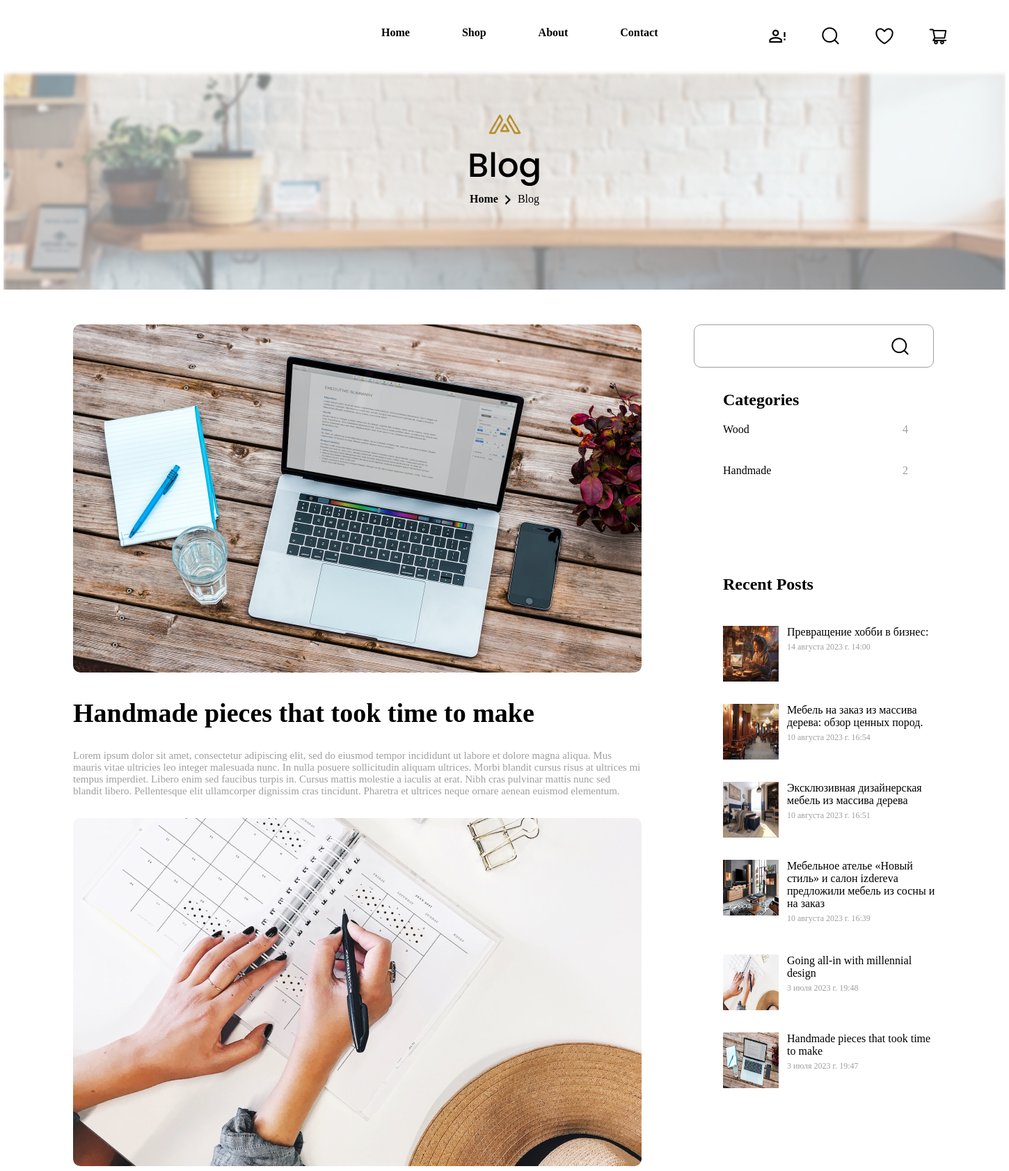
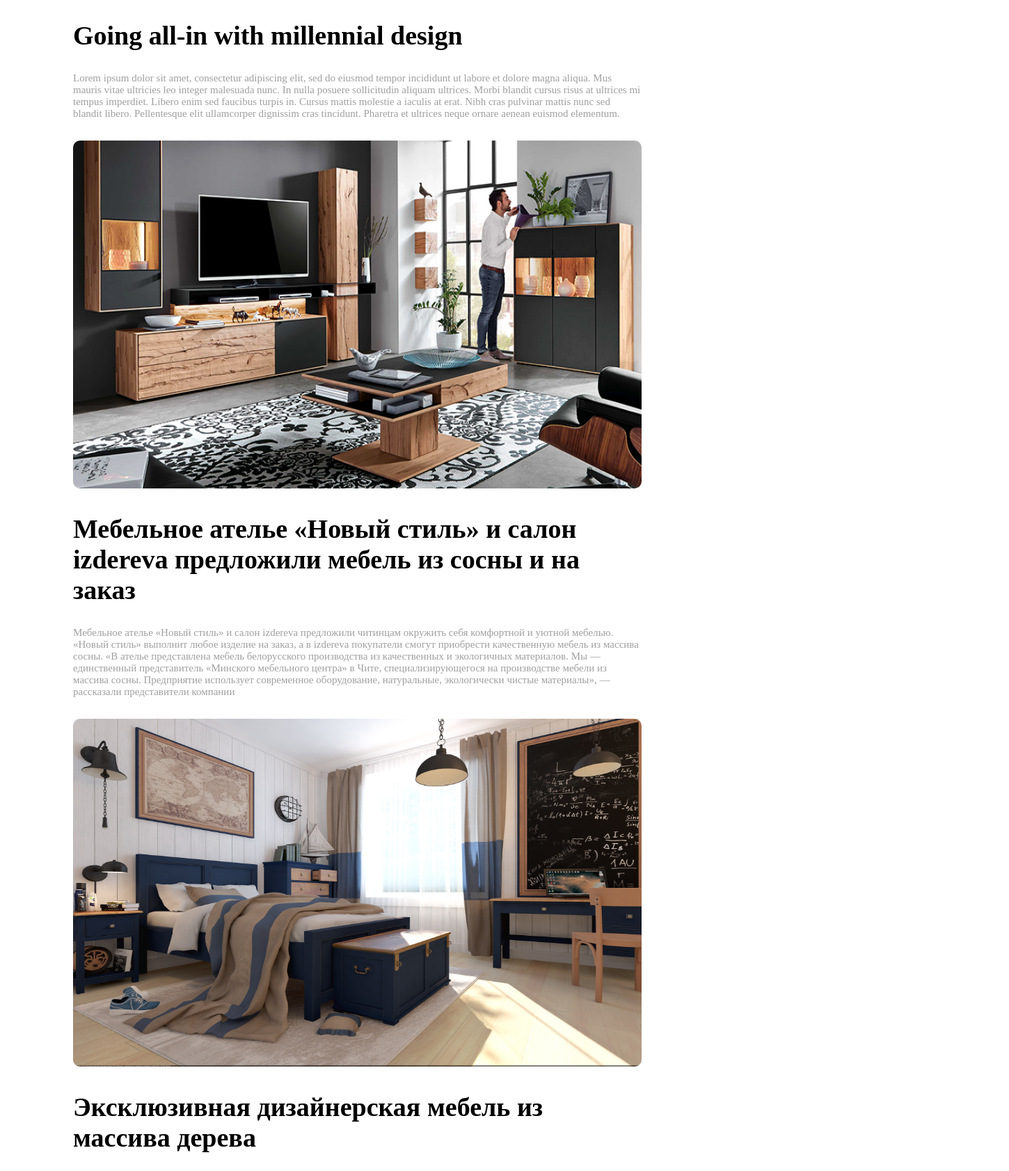
Screenshot of /blog/ (upper part) with the database file from the repository (2 pictures, top to bottom).
### blog/models.py (models this page shows, shortened)
class BlogArticles(models.Model):
    articles_name = models.CharField(max_length=100)
    articles_text = models.TextField()
    articles_author = models.CharField(max_length=100)
    pub_date = models.DateTimeField('date published')
    product_category = models.ForeignKey(CategoryArticles, on_delete=models.SET_NULL, null=True, blank=True)
    upload = models.ImageField(upload_to='uploads/', null=True, blank=True)
    class Meta:
        verbose_name = 'Статья'
        verbose_name_plural = 'Статьи'

class CategoryArticles(models.Model):
    category_name = models.CharField(max_length=255)
    def __str__(self):
        return self.category_name
    class Meta:
        verbose_name = 'Категория'
        verbose_name_plural = 'Категории'

### blog/views.py (the view)
# urls.py: path('', views.index, name='index'),
def index(request, key_id=None):
    dict_cat = {}
    categories = CategoryArticles.objects.all()
    articles = BlogArticles.objects.all()
    recents_post = BlogArticles.objects.order_by('pub_date')[::-1]
    for item in categories:
        dict_cat[item] = BlogArticles.objects.filter(product_category=item).count()
    if key_id:
        categories = CategoryArticles.objects.get(pk=key_id)
        articles = BlogArticles.objects.filter(product_category=categories)
    else:
        print('No articles are available.')
    context = {'articles': articles, 'categories': categories,
               'recents_post': recents_post, 'dict_cat': dict_cat}
    return render(request, 'index.html', context)

### blog/templates/index.html (shortened to what this page needs)
<!DOCTYPE html>
<html lang="en">
<head>
    {% load static %}
    <link rel="stylesheet" href="{% static 'blog/css/shop.css' %}">
</head>
<body>
        <header>
            <div class="first_line">
                <div class="menu">
                    <b class="home">Home</b>
                    <b>Shop</b>
                    <b>About</b>
                    <b>Contact</b>
                </div>
                <div class="sections">
                    <img src="{% static 'blog/img/account.png' %}" class="account">
                    <img src="{% static 'blog/img/search.png' %}">
                    <img src="{% static 'blog/img/heart.png' %}">
                    <img src="{% static 'blog/img/shopping.png' %}">
                </div>
            </div>
            <div class="imgline">
                <div class="bloggroup">
                    <img src="{% static 'blog/img/bloggroup.png' %}">
                    <div class="homeblog">
                        <b>Home</b>
                        <img src="{% static 'blog/img/arrowblog.png' %}">
                        <span>Blog</span>
                    </div>
                </div>
            </div>
        </header>
        <section>
            <div class="left_side">
            {% if articles %}
                <div>
                {% for article in articles %}
                    <img src="/media/{{article.upload}}">
                    <h1><a href="/blog/{{ article.id }}/">{{ article.articles_name }}</a></h1>
                    <p>{{ article.articles_text}}<a href="/blog/{{ article.id }}/"></a></p>
                {% endfor %}
            {% else %}
                <p>No articles are available.</p>
            {% endif %}
                </div>
            </div>
            <div class="right_side">
                <div>
                    <div class="search">
                        <form action="" method="post" class="" >
                          <input type="text" placeholder=" " name="search">
                          <button type="submit"><img src="{% static 'blog/img/search.png' %}"></button>
                        </form>
                    </div>
                    <div class="categories">
                        <h1>Categories</h1>
                        <div class="categories_menu">
                            {% for key, value in dict_cat.items %}
                            <div class="key">
                                <a href="/blog/cat/{{ key.id }}">{{key}}</a>
                                <p>{{value}}</p>
                            </div>
                            {% endfor %}
                    </div>
                </div>
                <div class="recent_post categories">
                    <h1>Recent Posts</h1>
                        {% if recents_post %}
                        {% for post in recents_post %}
                        <div class="recent_menu">
                            <img src="/media/{{post.upload}}">
                        <div class="recent_menu_text">
                            <a href="/blog/{{ post.id }}/">{{post.articles_name}}</a>
                            <p>{{post.pub_date}}</p>
                        </div>
                        </div>
                        {% endfor %}
                            {% else %}
                                <p>No category are available.</p>
                            {% endif %}
                    </div>
                </div>
            </div>
        </section>
</body>
</html>

### blog/static/blog/css/shop.css (style rules this page uses)
body { font-family: Poppins, serif; width: 1440px; margin: 0 auto; }
.first_line { display: flex; }
.menu { display: flex; padding: 38px; font-size: 16px; }
div.menu b { margin: 0; padding-left: 75px; height: 24px; }
div b.home { padding-left: 505px; }
.sections { padding-top: 38px; }
.sections img { padding-left: 45px; }
div img.account { padding-left: 120px; }
.imgline { height: 316px; background: url("../img/blogfont.png"); }
.bloggroup { height: 316px; text-align: center; padding-top: 40px; }
.homeblog img { width: 20px; height: 20px; vertical-align: middle; }
section { display: flex; padding-top: 50px; }
.left_side { display: flex; flex-direction: column; padding-left: 100px; width: 817px; }
.left_side img { border-radius: 10px; width: 817px; height: 500px; }
.left_side a { text-decoration: none; color: black; }
.left_side p { margin-bottom: 30px; color: #9F9F9F; font-size: 15px; }
.left_side h1 { font-size: 38px; }
.left_side div { padding-bottom: 54px; }
.right_side { width: 393px; padding-left: 30px; }
.search { text-align: center; padding-left: 41px; }
div.search input { border-radius: 10px; border: 1px solid #9F9F9F; background: white; width: 311px; height: 58px; font-size: 16px; }
input[type="text"] { padding-left: 30px; }
div.search button { position: relative; background: white; border: none; left: 125px; bottom: 45px; }
.categories { padding-left: 87px; }
.categories h1 { margin-top: 0; font-size: 24px; }
.categories_menu { padding-right: 40px; color: #9F9F9F; font-size: 16px; }
.categories_menu div { display: flex; justify-content: space-between; }
.key { padding-bottom: 41px; }
.key p { margin: 0; }
.key a { text-decoration: none; color: black; }
.recent_post { padding-top: 100px; }
.recent_menu { display: flex; padding-top: 26px; padding-bottom: 6px; }
.recent_menu img { width: 80px; height: 80px; }
.recent_menu div { padding-left: 12px; }
.recent_menu_text { display: block; }
.recent_menu_text a { text-decoration: none; color: black; width: 160px; }
.recent_menu p { font-size: 12px; margin-top: 5px; color: #9F9F9F; }

### rows the page displays
BlogArticles: upload (picture), articles_name "Handmade pieces that took time to make", articles_text "Lorem ipsum dolor sit amet, consectetur adipiscing elit, sed do eiusmod tempor incididunt ut labore et dolore magna aliqua. Mus mauris vitae ultricies leo integer malesuada nunc. In nulla posuere sollicitudin aliquam ultrices. Morbi blandit cursus risus at ultrices mi tempus imperdiet. Libero enim sed faucibus turpis in. Cursus mattis molestie a iaculis at erat. Nibh cras pulvinar mattis nunc sed blandit libero. Pellentesque elit ullamcorper dignissim cras tincidunt. Pharetra et ultrices neque ornare aenean euismod elementum.", pub_date "3 июля 2023 г. 19:47"
BlogArticles: upload (picture), articles_name "Going all-in with millennial design", articles_text "Lorem ipsum dolor sit amet, consectetur adipiscing elit, sed do eiusmod tempor incididunt ut labore et dolore magna aliqua. Mus mauris vitae ultricies leo integer malesuada nunc. In nulla posuere sollicitudin aliquam ultrices. Morbi blandit cursus risus at ultrices mi tempus imperdiet. Libero enim sed faucibus turpis in. Cursus mattis molestie a iaculis at erat. Nibh cras pulvinar mattis nunc sed blandit libero. Pellentesque elit ullamcorper dignissim cras tincidunt. Pharetra et ultrices neque ornare aenean euismod elementum.", pub_date "3 июля 2023 г. 19:48"
BlogArticles: upload (picture), articles_name "Мебельное ателье «Новый стиль» и салон izdereva предложили мебель из сосны и на заказ", articles_text "Мебельное ателье «Новый стиль» и салон izdereva предложили читинцам окружить себя комфортной и уютной мебелью. «Новый стиль» выполнит любое изделие на заказ, а в izdereva покупатели смогут приобрести качественную мебель из массива сосны. «В ателье представлена мебель белорусского производства из качественных и экологичных материалов. Мы — единственный представитель «Минского мебельного центра» в Чите, специализирующегося на производстве мебели из массива сосны. Предприятие использует современное оборудование, натуральные, экологически чистые материалы», — рассказали представители компании", pub_date "10 августа 2023 г. 16:39"
BlogArticles: upload (picture), articles_name "Эксклюзивная дизайнерская мебель из массива дерева", pub_date "10 августа 2023 г. 16:51"
CategoryArticles: category_name "Wood", value "4"
CategoryArticles: category_name "Handmade", id "2"
BlogArticles: upload (picture), articles_name "Превращение хобби в бизнес:", pub_date "14 августа 2023 г. 14:00"
BlogArticles: upload (picture), articles_name "Мебель на заказ из массива дерева: обзор ценных пород.", pub_date "10 августа 2023 г. 16:54"
